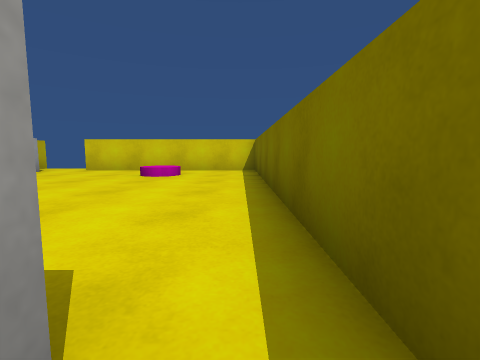
[1] (above)

13 first-person views from a walk through a Unity game level. The camera is 0.58 m above the floor, tilts 6° down and sees 85° across. The floor is counted in squares, 1 m on a side. Each view is taken from the middle of a square. On the plan, view 1 faces up. The plan holds only what a view shows up to about 9 squares ahead; the rest is blank. The player character is not drawn. Surface patterns are stand-ins for the level's own textures.

[2]
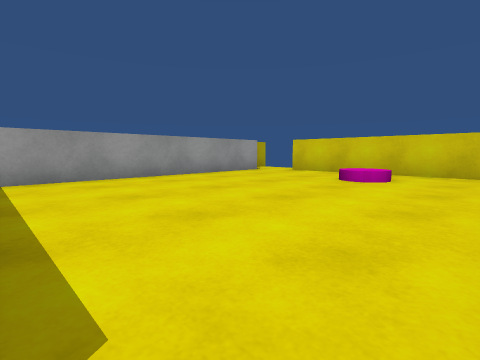

[3]
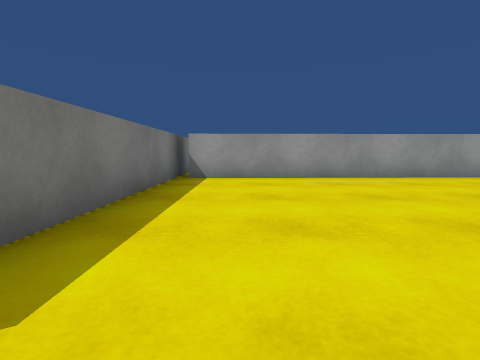

[4]
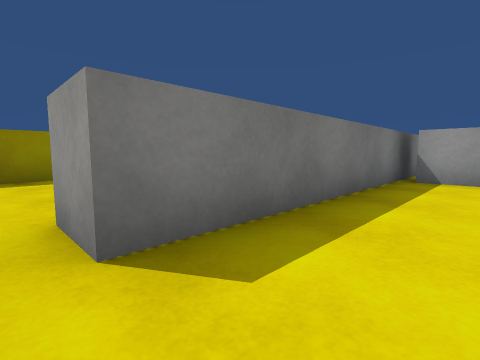

[5]
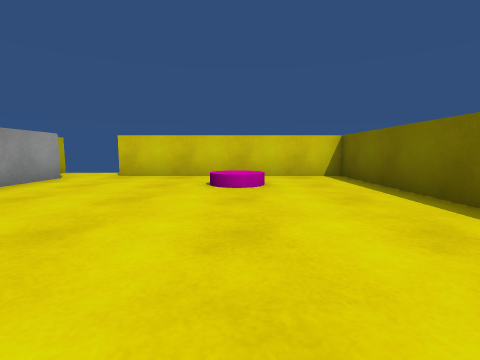

[6]
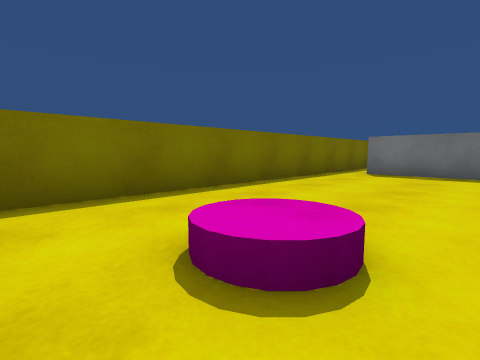

[7]
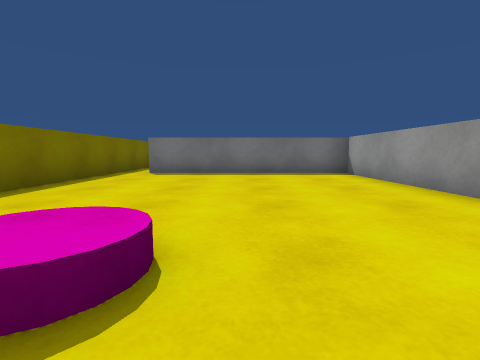

[8]
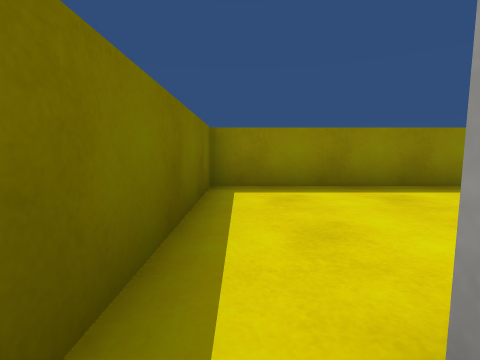

[9]
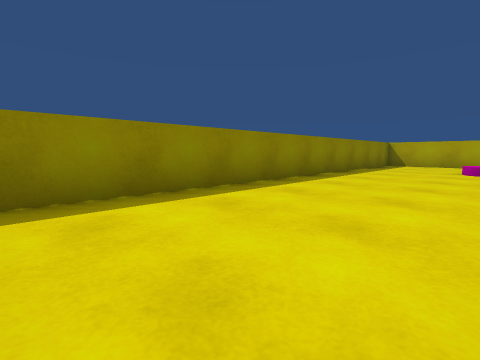

[10]
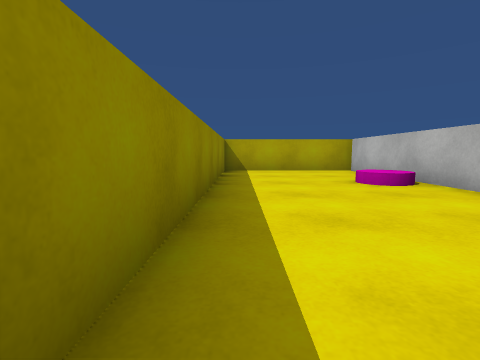

[11]
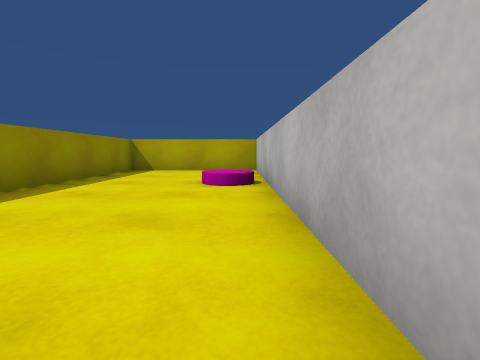

[12]
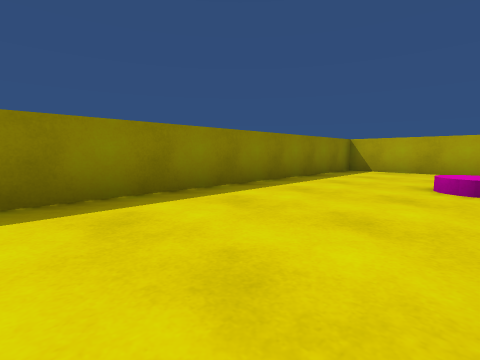

[13]
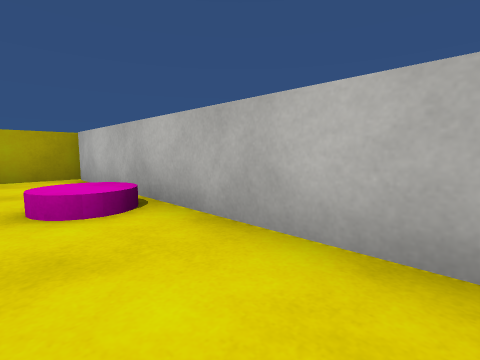

### Floor plan
Points are (right, up) in squares from view 1. A wall is a line through its corners. A room is listed if a view was taken in it or the views show most of it. See-through windows are left out.
Room 1 (views 1, 2, 3, 4, 5, 6, 7, 8)
walls: (0.5, -0.5) (0.5, 8.5) (-5, 8.5); (-6.1, 8) (-6, 0.7); (-7.6, 0.5) (-0.4, 0.5) (-0.4, -0.5)
ways out: opening at (0, 0) to room 2; gap at (-5, 9)
objects: pink disc (-2, 7)
Room 2 (views 9, 10, 11, 12, 13)
walls: (-4.5, -0.5) (-12.5, -0.5) (-12.5, -4.5) (0.5, -4.5) (0.5, -0.5)
ways out: opening at (0, 0) to room 1
objects: pink disc (-9, -1)

Positions as (right, up) in squares from view 1, and headings:
1: (0, 0), facing up
2: (0, 1), facing up-left
3: (0, 2), facing left
4: (0, 2), facing down-left
5: (-2, 2), facing up
6: (-3, 8), facing down-right
7: (-3, 8), facing down
8: (0, 0), facing down
9: (0, -1), facing down-left
10: (-4, -4), facing left
11: (-4, -1), facing left
12: (-4, -1), facing down-left
13: (-6, -2), facing up-left
